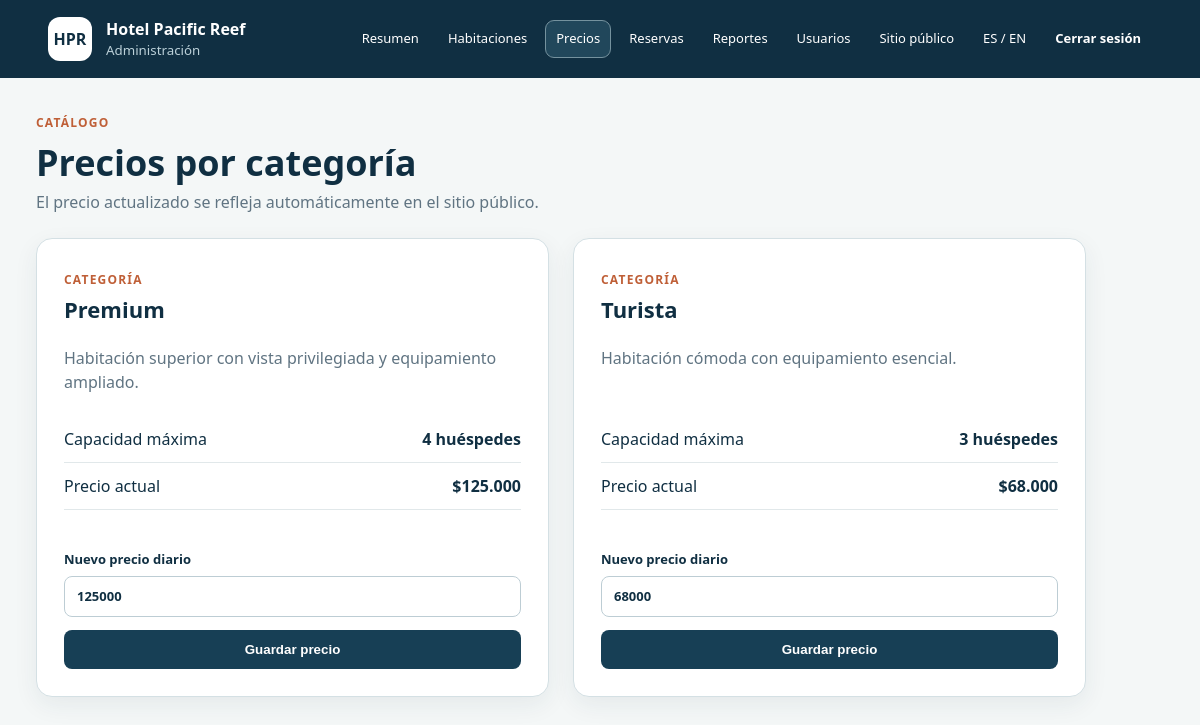
The app's page /admin/prices.php (signed in) with its own data.
### tables this page shows
CREATE TABLE room_types (
    id BIGINT UNSIGNED AUTO_INCREMENT PRIMARY KEY,
    name VARCHAR(80) NOT NULL UNIQUE,
    description VARCHAR(500) NOT NULL,
    base_price DECIMAL(12, 2) NOT NULL,
    max_guests TINYINT UNSIGNED NOT NULL,
    created_at TIMESTAMP NOT NULL DEFAULT CURRENT_TIMESTAMP,
    CONSTRAINT chk_room_type_price CHECK (base_price > 0),
    CONSTRAINT chk_room_type_capacity CHECK (max_guests > 0)
);

### src/Support/I18n.php (called while the page is built, shortened)
<?php
final class I18n
{
    public static function language(): string
    {
        return (string) ($_SESSION['language'] ?? 'es');
    }
}

### src/Database/Connection.php (called while the page is built, shortened)
<?php
final class Connection
{
    public static function create(): PDO
    {
        $projectRoot = dirname(__DIR__, 2);
        $configFile = $projectRoot . '/config/database.php';
        $config = require (is_file($configFile)
            ? $configFile
            : $projectRoot . '/config/database.example.php');
        $dsn = sprintf(
            'mysql:host=%s;port=%d;dbname=%s;charset=%s',
            $config['host'],
            $config['port'],
            $config['database'],
            $config['charset']
        );
        return new PDO($dsn, $config['username'], $config['password'], [
            PDO::ATTR_ERRMODE => PDO::ERRMODE_EXCEPTION,
            PDO::ATTR_DEFAULT_FETCH_MODE => PDO::FETCH_ASSOC,
            PDO::ATTR_EMULATE_PREPARES => false,
        ]);
    }
}

### config/database.example.php (called while the page is built, shortened)
<?php
return [
    'host' => getenv('DB_HOST') ?: '127.0.0.1',
    'port' => (int) (getenv('DB_PORT') ?: 3306),
    'database' => getenv('DB_NAME') ?: 'hotel_pacific_reef',
    'username' => getenv('DB_USER') ?: 'root',
    'password' => getenv('DB_PASSWORD') ?: '',
    'charset' => 'utf8mb4',
];

### src/Repositories/RoomRepository.php (called while the page is built, shortened)
<?php
final class RoomRepository
{
    public function roomTypes(): array
    {
        return $this->pdo->query('SELECT id, name, description, base_price, max_guests FROM room_types ORDER BY name')->fetchAll();
    }
}

### public/admin/prices.php (the view, shortened to what this page needs)
<?php
require dirname(__DIR__) . '/_bootstrap.php';
require dirname(__DIR__, 2) . '/src/Database/Connection.php';
require dirname(__DIR__, 2) . '/src/Repositories/RoomRepository.php';
$types = [];
try {
    $repository = new RoomRepository(Connection::create());
    $types = $repository->roomTypes();
} catch (Throwable $exception) { $error = $exception->getMessage(); }
?>
<!DOCTYPE html><html lang="<?= I18n::language() ?>"><head><link rel="stylesheet" href="../assets/css/admin.css"><link rel="stylesheet" href="../assets/css/responsive.css"></head><body>
<main><section class="page-heading"><div><p>Catálogo</p><h1>Precios por categoría</h1><span>El precio actualizado se refleja automáticamente en el sitio público.</span></div></section>
<section class="price-grid"><?php foreach ($types as $type): ?><article class="panel price-card"><div class="panel-heading"><span>Categoría</span><h2><?= escape($type['name']) ?></h2></div><p><?= escape($type['description']) ?></p><dl><div><dt>Capacidad máxima</dt><dd><?= (int) $type['max_guests'] ?> huéspedes</dd></div><div><dt>Precio actual</dt><dd>$<?= number_format((float) $type['base_price'], 0, ',', '.') ?></dd></div></dl><form method="post"><input type="hidden" name="csrf_token" value="<?= escape($_SESSION['csrf_token']) ?>"><input type="hidden" name="id" value="<?= (int) $type['id'] ?>"><label>Nuevo precio diario<input type="number" name="price" min="1" step="1000" value="<?= (int) $type['base_price'] ?>" required></label><button type="submit">Guardar precio</button></form></article><?php endforeach; ?></section>
</main></body></html>

### public/assets/css/admin.css (style rules this page uses)
:root { font-family:"Segoe UI",Arial,sans-serif;color:#102f42;background:#f4f7f7;line-height:1.5 }
* { box-sizing:border-box }
body { margin:0 }
main { max-width:1500px;margin:auto;padding:36px }
.page-heading { display:flex;justify-content:space-between;align-items:end;margin-bottom:24px }
.page-heading p,.panel-heading span { margin:0;color:#bf5f37;font-weight:800;text-transform:uppercase;letter-spacing:.1em;font-size:12px }
.page-heading h1 { font-size:36px;margin:4px 0 0 }
.panel { background:#fff;border:1px solid #d4e0e4;border-radius:16px;box-shadow:0 8px 24px #17344712;overflow:hidden }
.panel-heading { position:relative;margin-bottom:20px }
.panel-heading h2 { margin:3px 0;font-size:22px }
label { display:block;font-size:13px;font-weight:700;margin:13px 0 }
input,select,textarea { display:block;width:100%;margin-top:6px;padding:10px 12px;border:1px solid #bdcdd4;border-radius:8px;font:inherit;background:#fff;color:#102f42 }
.page-heading>div>span { color:#607482 }
.price-grid { display:grid;grid-template-columns:repeat(2,minmax(0,1fr));gap:24px;max-width:1050px }
.price-card { padding:27px }
.price-card>p { min-height:48px;color:#607482 }
.price-card dl { margin:22px 0 }
.price-card dl div { display:flex;justify-content:space-between;gap:20px;padding:11px 0;border-bottom:1px solid #e1e8ea }
.price-card dt,.price-card dd { margin:0 }
.price-card dd { font-weight:750 }
.price-card form { padding-top:5px }
.price-card button,.search-form button,.status-form button { border:0;border-radius:8px;color:#fff;background:#173f55;font-weight:750;cursor:pointer }
.price-card button { width:100%;padding:12px }

### public/assets/css/responsive.css (style rules this page uses)
html, body { max-width: 100%; overflow-x: hidden; }
main, .overview > *, .reservation-layout > *, .admin-layout > *, .dashboard-grid > *, .panel { min-width: 0; }

### records on screen
room_types: name "Premium", description "Habitación superior con vista privilegiada y equipamiento ampliado.", max_guests "4", base_price "125.000", price "125000"
room_types: name "Turista", description "Habitación cómoda con equipamiento esencial.", max_guests "3", base_price "68.000", price "68000"

### other values on screen
$label "Resumen"
$label "Habitaciones"
$label "Precios"
$label "Reservas"
$label "Reportes"
$label "Usuarios"
